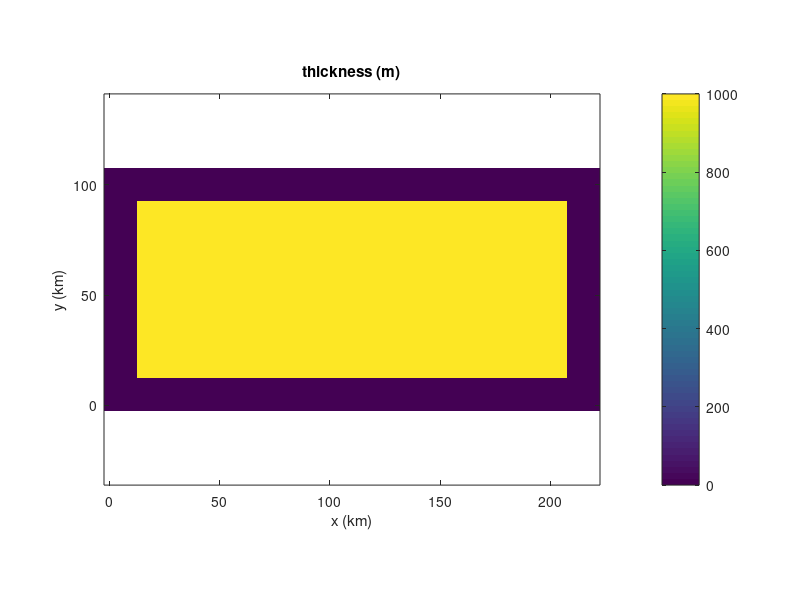
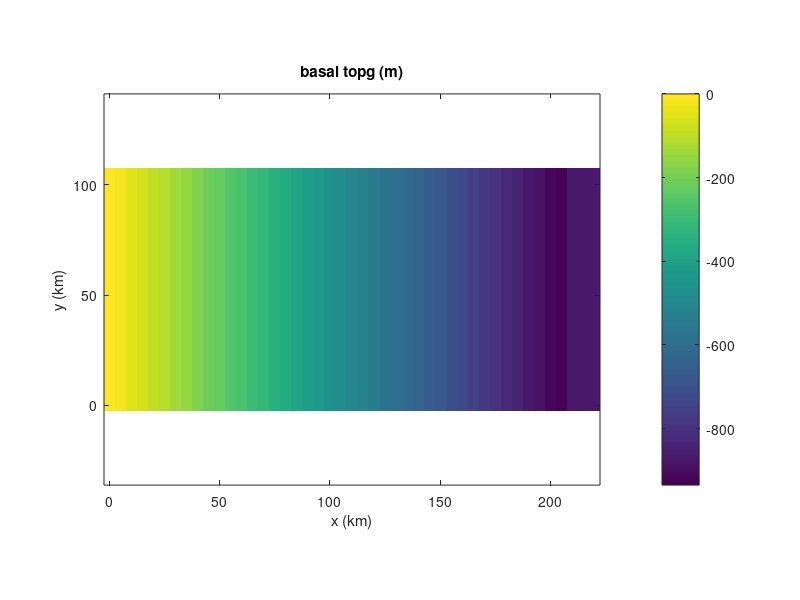
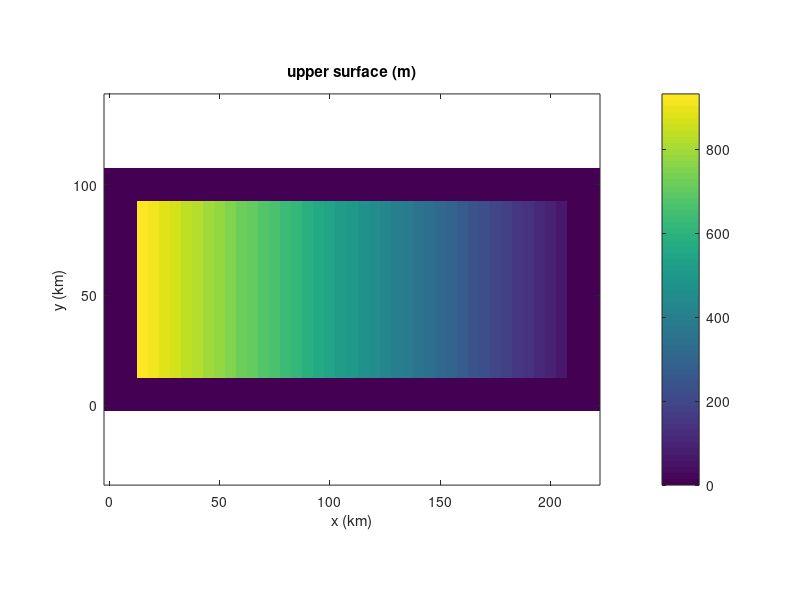

The MATLAB source for these figures, in order: (Note: this script raises an error after producing the figures.)

%% file to create .mat input variables for Marion's coupled runs
%%
%% To be read by .py script to make .nc input file

rho_i = 910;     % ice density kg/m^3
rho_w = 1028;    % ocean water density kg/m^3

H0 = 1e3;
T0 = -10;
q0 = -7e-2;
slope = 1e-4;
b0 = 0.5;

r = 22;
c = 45;
l = 11;     % no of vert levels

dew = 5e3; 
dns = 5e3;

x = [0:5e3:5e3*c-1];
y = [0:5e3:5e3*r-1]';

thck = H0 * ones( r, c );
airt = T0 * ones( r, c );
qgeo = q0 * ones( r, c );
acab = b0 * ones( r, c );

% topg = repmat( linspace( 1e3, 1e3-(slope*(c-1)*dew), c), r, 1 );

temp = repmat( linspace( 0, -H0*(rho_i/rho_w)-50, c-3), r, 1 ) + 0;        %% force to be near floatationg at ds end
topg = [ temp, repmat(temp(:,end-3), 1, 3 ) ];

usrf = topg + thck;

% %% put buffer of zero thickness cells around perimeter (for remapping)
thck(1:3,:) = 0; thck(:,1:3) = 0; thck(end-2:end,:) = 0; thck(:,end-2:end) = 0;
usrf(1:3,:) = 0; usrf(:,1:3) = 0; usrf(end-2:end,:) = 0; usrf(:,end-2:end) = 0;

figure(1), imagesc( x/1e3, y/1e3, thck ), axis xy, axis equal, axis tight, colorbar
xlabel( 'x (km)' ), ylabel( 'y (km)' ), title( 'thickness (m)' )

figure(2), imagesc( x/1e3, y/1e3, topg ), axis xy, axis equal, axis tight, colorbar
xlabel( 'x (km)' ), ylabel( 'y (km)' ), title( 'basal topg (m)' )

figure(3), imagesc( x/1e3, y/1e3, usrf ), axis xy, axis equal, axis tight, colorbar
xlabel( 'x (km)' ), ylabel( 'y (km)' ), title( 'upper surface (m)' )


%% load in old till map
load ~/work/modeling/glam-stream-marion-new/trunk/GLAM/Tillggl

minTauf = Tillggl;
% minTauf = 88 * ones( size( minTauf ) );       % for debugging
beta = 5e1*ones(size(minTauf));
beta(8:14,:) = 3e1;
beta(10:12,:) = 0.5e1;

figure(4), imagesc( x/1e3, y/1e3, minTauf/1e3 ), axis xy, axis equal, axis tight, colorbar
xlabel( 'x (km)' ), ylabel( 'y (km)' ), title( 'Tau0 (kPa)' )

figure(5), imagesc( x/1e3, y/1e3, airt ), axis xy, axis equal, axis tight, colorbar
xlabel( 'x (km)' ), ylabel( 'y (km)' ), title( 'airt temp (C)' )

figure(6), imagesc( x/1e3, y/1e3, qgeo ), axis xy, axis equal, axis tight, colorbar
xlabel( 'x (km)' ), ylabel( 'y (km)' ), title( 'geo flux (W m^2)' )

%% add a kinbcmask field to specify where 0 flux bcs are
kinbcmask = zeros(size(minTauf));
kinbcmask(1:3,:) = 1; kinbcmask(end-2:end,:) = 1; kinbcmask(:,1:3) = 1;

uvelhom = zeros( l, r-1, c-1 );
for i=1:l
    uvelhom(i,:,:) = zeros(size(minTauf));
end

vvelhom = uvelhom; 

figure(7), imagesc( x/1e3, y/1e3, kinbcmask ), axis xy, axis equal, axis tight, colorbar
xlabel( 'x (km)' ), ylabel( 'y (km)' ), title( 'kinbcmask' )

figure(8), imagesc( x/1e3, y/1e3, acab ), axis xy, axis equal, axis tight, colorbar
xlabel( 'x (km)' ), ylabel( 'y (km)' ), title( 'acab (m/a)' )


cd /Users/sprice/work/modeling/cism_new/branches/tests/basalproc

% save bproc.mat airt acab qgeo usrf topg thck minTauf kinbcmask uvelhom vvelhom 
save bproc.mat airt acab qgeo usrf topg thck beta minTauf kinbcmask uvelhom vvelhom 
